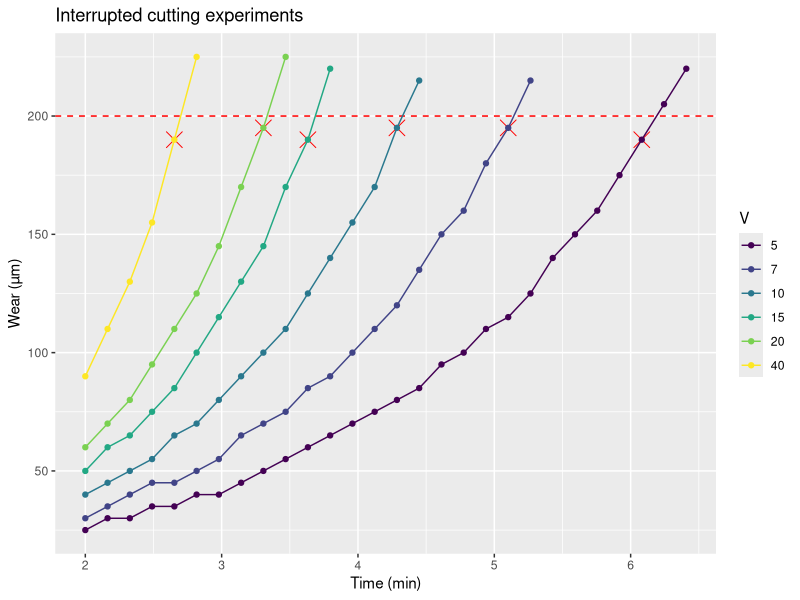
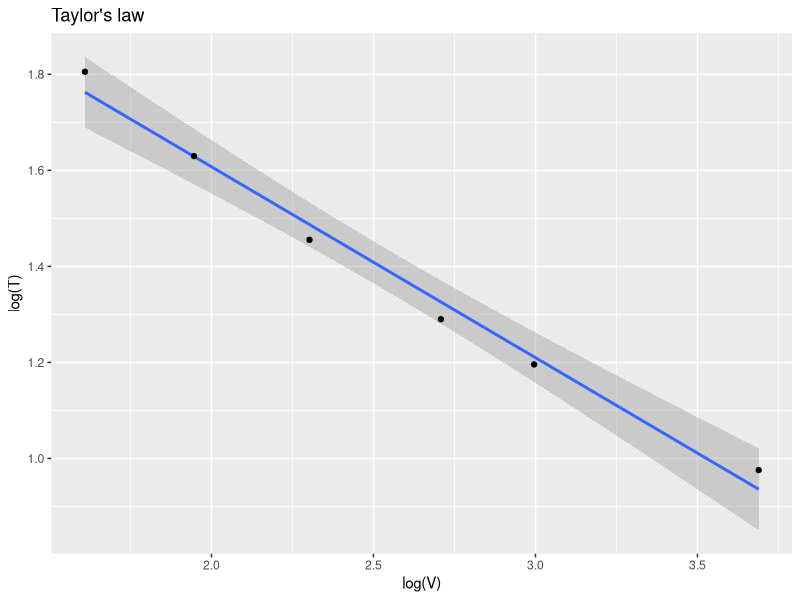
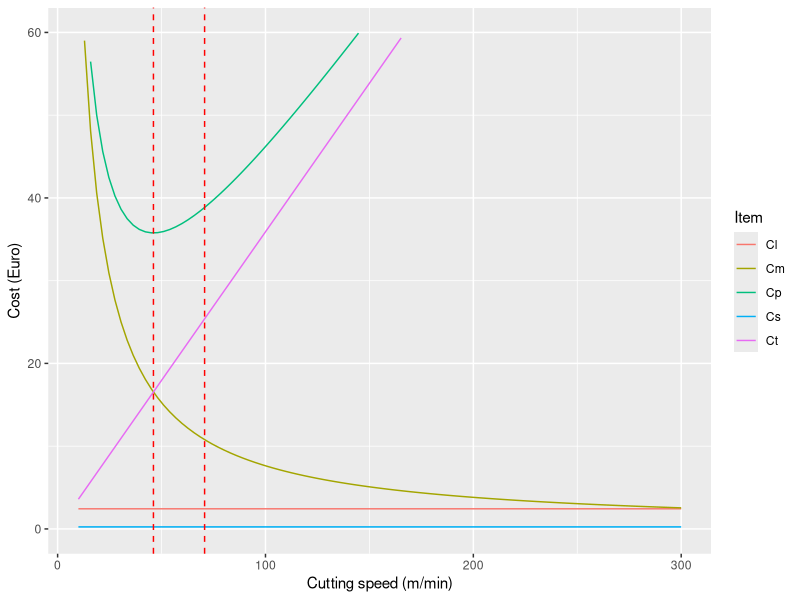
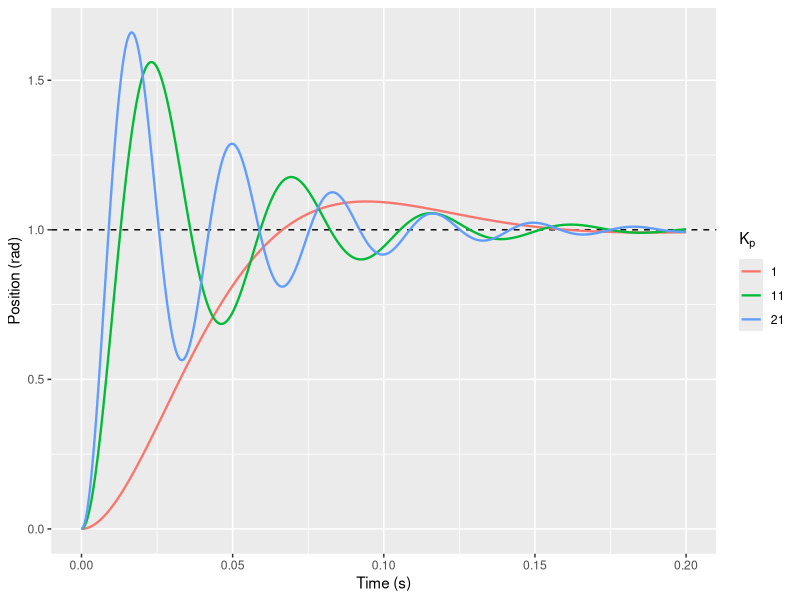
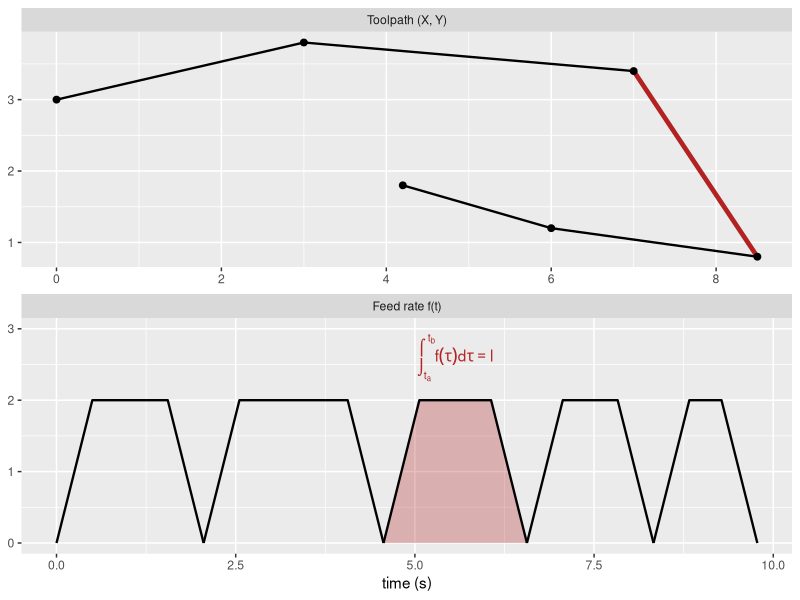
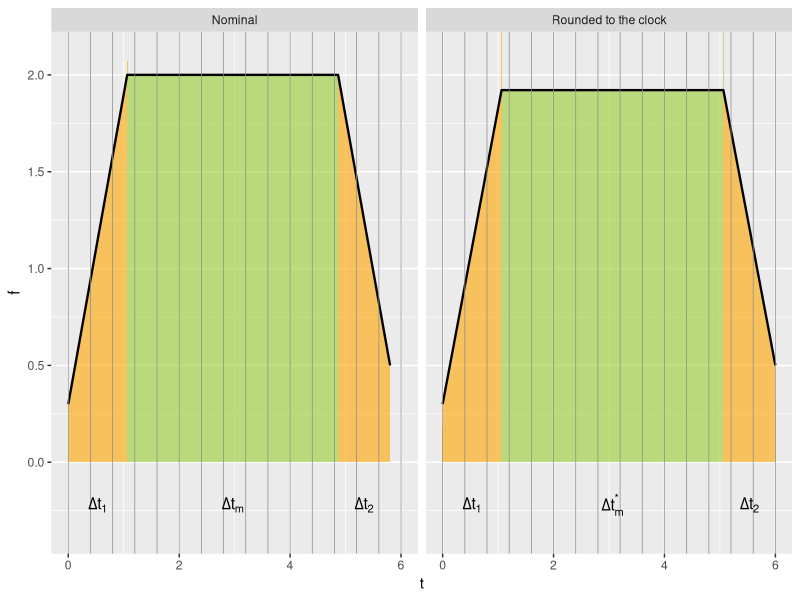
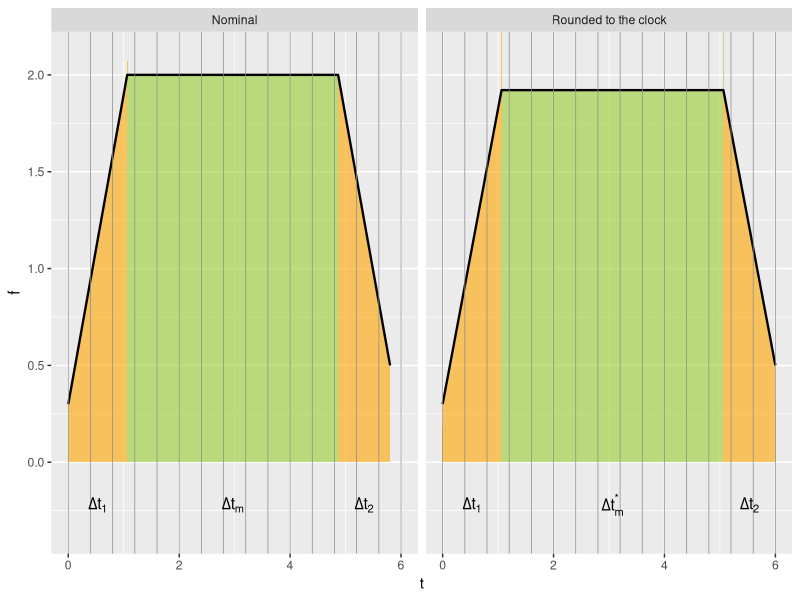
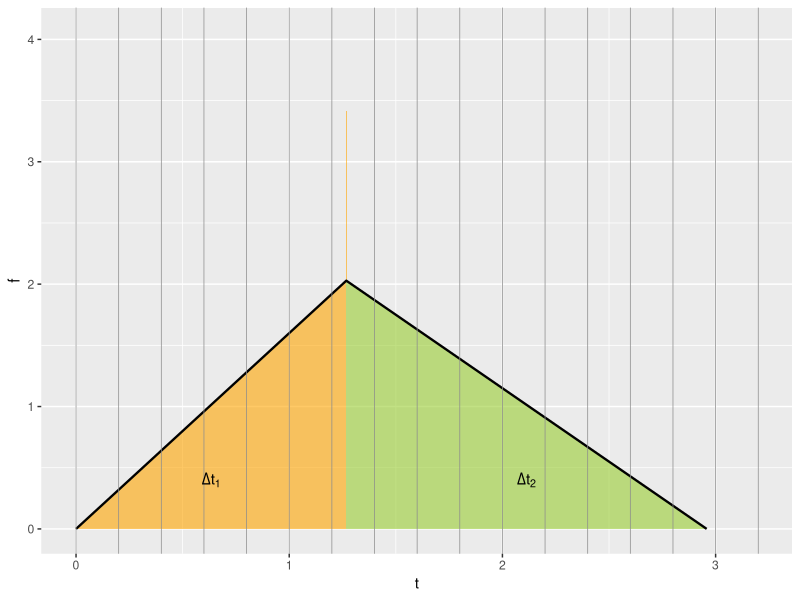

Generate these figures, in order, with R:
## ---- chunk 1
#| include: false
options(width = 60)
knitr::opts_chunk$set(
  echo = FALSE,
  warning = FALSE
)
set.seed(0)
library(tidyverse)
## ---- chunk 2
set.seed(0)
wc <- 200
round_next <- function(x, d) round(x/d) * d
w <- function(t,v, k=0.2, a=10) a*v^(k*t)
life <- function(v, wmax, k=0.2) uniroot(\(x) w(x, v, k) - wmax, interval=c(0, 1e5))$root
vels <- c(5, 7, 10, 15, 20, 40)

df <- expand.grid(
  T = seq(2, 10, length.out=50),
  V = vels
) %>%
  mutate(w = w(T, V, k=0.3)) %>% 
  mutate(w = round_next(w, 5)) %>% 
  filter(w <= wc + 30) 

df_l <- df %>% 
  filter(w <= wc) %>% 
  group_by(V) %>% 
  summarise(T = T[which.max(w)], w=max(w))

df %>% 
  mutate(V=factor(V)) %>% 
  ggplot(aes(x=T, y=w, group=V, color=V)) + 
  geom_point(data=df_l, aes(x=T, y=w), color="red", shape=4, size=5) +
  geom_hline(yintercept=wc, color="red", linetype=2) +
  geom_point() +
  geom_line() +
  scale_color_viridis_d(breaks=vels) +
  labs(x="Time (min)", y="Wear (µm)", title="Interrupted cutting experiments")
## ---- chunk 3
df_l %>% 
  ggplot(aes(x=log(V), y=log(T))) +
  geom_smooth(method="lm", formula=y~x) +
  geom_point() + 
  labs(title = "Taylor's law")
## ---- chunk 4
L <- 100
D <- 50
f <- 0.5
Lm <- 1
Om <- 0.7
Cs <- 1
Cl <- 1
K <- 50
n <- 0.5
Ct0 <- 2
Cs <- 10*(Lm + Om)
Cl <- 100*(Lm + Om)
Tm <- function(V) (pi * L * D) / (f*V)
Np <- function(V) (K/V)^(1/n)/Tm(V)
Ct <- function(V) Ct0/Np(V)
Cm <- function(V) Tm(V) * (Lm + Om)

Voc <- (K*(Lm+Om)^n)/((1/n-1)*Ct0)^n
Vot <- K/((1/n-1)*0.5)^n

tibble(
  V = seq(10, 300, length.out=100),
  Cs = Cs,
  Cl = Cl,
  Cm = Cm(V),
  Ct = Ct(V),
  Cp = Cm + Ct + Cs + Cl
) %>% 
  pivot_longer(-V, names_to = "Item", values_to = "Cost") %>% 
  mutate(Cost = Cost/70) %>% 
  ggplot(aes(x=V)) + 
  geom_line(aes(y=Cost, color=Item)) + 
  geom_vline(xintercept=c(Voc, Vot), linetype=2, color="red") + 
  ylim(c(0, 60)) + 
  labs(x="Cutting speed (m/min)", y="Cost (Euro)")
## ---- chunk 5
#| fig-width: 5.5
#| fig-height: 3.6
#| out-width: "443px"
#| out-height: "290px"
#| fig-align: center
# P-controlled position loop, G(s) = k / (s (tau s + 1)): closed-loop step response
step_response <- function(t, Kp, k = 34.7, tau = 0.02) {
  wn <- sqrt(Kp * k / tau)
  zeta <- 1 / (2 * sqrt(Kp * k * tau))
  wd <- wn * sqrt(1 - zeta^2)
  1 - exp(-zeta * wn * t) * (cos(wd * t) + zeta / sqrt(1 - zeta^2) * sin(wd * t))
}
expand_grid(t = seq(0, 0.2, length.out = 500), Kp = c(1, 11, 21)) %>%
  mutate(theta = step_response(t, Kp), Kp = factor(Kp)) %>%
  ggplot(aes(x = t, y = theta, color = Kp)) +
  geom_hline(yintercept = 1, linetype = 2) +
  geom_line(linewidth = 0.8) +
  labs(x = "Time (s)", y = "Position (rad)", color = quote(K[p]))
## ---- chunk 6
#| include: false
# Helpers for the profiling and look-ahead plots of this section

# Trapezoidal feed profile of a block on a discrete clock (period tq):
# the block duration is rounded up to a multiple of tq and f_m reduced accordingly
quantize_block <- function(l, fm, a, d, fs, fe, tq) {
  t1 <- (fm - fs) / a
  t2 <- (fm - fe) / d
  tm <- l / fm - t1 * (fm + fs) / (2 * fm) - t2 * (fe + fm) / (2 * fm)
  dt <- t1 + tm + t2
  dts <- (floor(dt / tq) + 1) * tq
  tms <- tm + dts - dt
  fms <- (2 * l - fs * t1 - fe * t2) / (t1 + t2 + 2 * tms)
  list(t1 = t1, t2 = t2, tm = tm, tms = tms, fm = fm, fms = fms, fs = fs, fe = fe, tq = tq, dts = dts)
}

profile_phases <- function(t1, tm, t2, fs, fm, fe) tibble(
  t = c(0, t1, t1, t1 + tm, t1 + tm, t1 + tm + t2),
  f = c(fs, fm, fm, fm, fm, fe),
  phase = rep(c("acc", "const", "dec"), each = 2)
)

plot_clock <- function(q = quantize_block(l = 10, fm = 2, a = 1.6, d = 1.6, fs = 0.3, fe = 0.5, tq = 0.4)) {
  prof <- bind_rows(
    `Nominal` = profile_phases(q$t1, q$tm, q$t2, q$fs, q$fm, q$fe),
    `Rounded to the clock` = profile_phases(q$t1, q$tms, q$t2, q$fs, q$fms, q$fe),
    .id = "which"
  )
  lab <- prof %>%
    group_by(which, phase) %>%
    summarise(t = mean(t), .groups = "drop") %>%
    mutate(label = case_when(
      phase == "acc" ~ "Delta*t[1]", phase == "dec" ~ "Delta*t[2]",
      which == "Nominal" ~ "Delta*t[m]", TRUE ~ "Delta*t[m]^'*'"))
  ggplot(prof, aes(t, f)) +
    geom_area(aes(fill = phase), alpha = 0.6, show.legend = FALSE) +
    geom_line(linewidth = 0.8) +
    geom_vline(xintercept = seq(0, q$dts, by = q$tq), color = "gray55", linewidth = 0.25) +
    geom_text(data = lab, aes(y = -0.22, label = label), parse = TRUE, size = 4) +
    scale_fill_manual(values = c(acc = "orange", const = "yellowgreen", dec = "orange")) +
    facet_wrap(~which) +
    coord_cartesian(ylim = c(-0.35, 2.1)) +
    labs(x = "t", y = "f")
}

# Look-ahead, one block in curvilinear abscissa, constant acc/dec a:
# fwd: forward step (accelerations only), bwd: backward step (decelerations only),
# final: resulting profile from (s0, vi) to (sf, vf) with nominal feed vm
la_block <- function(vi, vm, vf, sf = 5, a = 15, n = 400) {
  sq <- function(x) sqrt(pmax(x, 0))
  tibble(s = seq(0, sf, length.out = n)) %>%
    mutate(
      acc_vi = sqrt(vi^2 + 2 * a * s),
      dec_vf = sqrt(vf^2 + 2 * a * (sf - s)),
      dec_vi = sq(vi^2 - 2 * a * s),
      acc_vf = sq(vf^2 - 2 * a * (sf - s)),
      fwd = pmin(acc_vi, pmax(vm, acc_vf)),
      bwd = pmin(dec_vf, pmax(vm, dec_vi)),
      final = pmin(acc_vi, dec_vf, pmax(vm, dec_vi, acc_vf))
    )
}

la_plot <- function(vi, vm, vf, sf = 5, a = 15, steps = "fwd", ymax = 11) {
  b <- la_block(vi, vm, vf, sf, a)
  s <- seq(0, 5.5, length.out = 300)
  guides <- bind_rows(
    tibble(s = s, v = sqrt(vi^2 + 2 * a * s), g = "acc_vi"),
    tibble(s = s, v = suppressWarnings(sqrt(vf^2 - 2 * a * (sf - s))), g = "acc_vf"),
    tibble(s = s, v = suppressWarnings(sqrt(-2 * a * (sf - s))), g = "stop")
  ) %>% filter(!is.na(v))
  s1 <- (vm^2 - vi^2) / (2 * a)
  s2 <- sf - (vf^2 - vm^2) / (2 * a)
  lab <- tribble(
    ~s, ~v, ~label, ~hjust,
    0, vi + 0.8, "(s[0]*','~v[i])", -0.1,
    sf, vf + 0.8, "(s[f]*','~v[f])", 1.05,
    sf, 0.6, "(s[f]*','~0)", 1.1
  )
  marks <- tibble(s = c(s1, s2), v = vm, label = c("(s[1]*','~v[m])", "(s[2]*','~v[m])")) %>%
    filter(s > 0, s < sf)
  p <- ggplot(b, aes(x = s)) +
    geom_hline(yintercept = vm, linetype = 2, color = "gray40") +
    geom_vline(xintercept = sf, linetype = 2, color = "gray40") +
    geom_line(data = guides, aes(y = v, group = g), linetype = 2, linewidth = 0.3, color = "gray30") +
    geom_line(aes(y = fwd), linewidth = 1.2, color = "firebrick")
  if ("bwd" %in% steps)
    p <- p + geom_line(aes(y = bwd), linewidth = 1.2, color = "forestgreen", linetype = "22")
  p +
    geom_point(data = tibble(s = c(0, sf), v = c(vi, vf)), aes(y = v),
               shape = 4, size = 4, stroke = 1.5, color = "firebrick") +
    geom_point(data = marks, aes(y = v), shape = 21, fill = "white", size = 2.5) +
    geom_text(data = marks, aes(y = v + 0.9, label = label), parse = TRUE, size = 3.6) +
    geom_text(data = lab, aes(y = v, label = label, hjust = hjust), parse = TRUE, size = 3.6) +
    coord_cartesian(xlim = c(-0.5, 5.5), ylim = c(-0.5, ymax), expand = FALSE) +
    labs(x = "s", y = quote(v == dot(s)))
}
## ---- chunk 7
# toolpath made of 5 blocks, each with its own trapezoidal profile (stop at the corners)
trapz_pts <- function(l, fm = 2, a = 4) {
  t1 <- fm / a
  tm <- l / fm - t1
  tibble(t = c(0, t1, t1 + tm, 2 * t1 + tm), f = c(0, fm, fm, 0))
}
path <- tibble(x = c(0, 3, 7, 8.5, 6, 4.2), y = c(3, 3.8, 3.4, 0.8, 1.2, 1.8))
hl <- 3   # highlighted block
prof <- path %>%
  mutate(l = sqrt((lead(x) - x)^2 + (lead(y) - y)^2)) %>%
  filter(!is.na(l)) %>%
  mutate(id = row_number(), tp = map(l, trapz_pts),
         t0 = lag(cumsum(map_dbl(tp, ~ max(.$t))), default = 0)) %>%
  unnest(tp) %>%
  mutate(t = t + t0)
panels <- c("Toolpath (X, Y)", "Feed rate f(t)")
bind_rows(
  path %>% transmute(panel = panels[1], h = x, v = y, id = c(1:5, 5)),
  prof %>% transmute(panel = panels[2], h = t, v = f, id = id)
) %>%
  mutate(panel = factor(panel, levels = panels)) %>%
  ggplot(aes(h, v)) +
  geom_area(data = ~ filter(.x, panel == panels[2], id == hl), fill = "firebrick", alpha = 0.3) +
  geom_line(data = ~ filter(.x, panel == panels[2]), aes(group = id), linewidth = 0.8) +
  geom_path(data = ~ filter(.x, panel == panels[1]), linewidth = 0.8) +
  geom_path(data = ~ filter(.x, panel == panels[1]) %>% slice(hl:(hl + 1)), linewidth = 1.6, color = "firebrick") +
  geom_point(data = ~ filter(.x, panel == panels[1]), size = 2) +
  geom_text(data = tibble(panel = factor(panels[2], levels = panels), h = mean(range(prof$t[prof$id == hl])), v = 2.6),
            label = "integral(f(tau)*d*tau, t[a], t[b]) == l", parse = TRUE, color = "firebrick") +
  geom_blank(data = tibble(panel = factor(panels[2], levels = panels), h = 0, v = 3)) +
  facet_wrap(~panel, scales = "free", nrow=2) +
  labs(x = c("time (s)", "X"), y = NULL)
## ---- chunk 8
#| fig-width: 10
#| fig-height: 2.4
#| out-width: "792px"
#| out-height: "190px"
#| fig-align: center
plot_clock()
## ---- chunk 9
#| fig-width: 10
#| fig-height: 2.4
#| out-width: "792px"
#| out-height: "190px"
#| fig-align: center
plot_clock()
## ---- chunk 10
#| fig-width: 4
#| fig-height: 2.67
#| out-width: "300px"
#| out-height: "200px"
#| fig-align: center
# short block: Delta t_m <= 0, the feed never reaches f_m
a <- 1.6; d <- 1.2; l <- 3
t1 <- sqrt(2 * l / (a + a^2 / d)); t2 <- a / d * t1
tibble(t = c(0, t1, t1, t1 + t2), f = c(0, a * t1, a * t1, 0), phase = rep(c("acc", "dec"), each = 2)) %>%
  ggplot(aes(t, f)) +
  geom_area(aes(fill = phase), alpha = 0.6, show.legend = FALSE) +
  geom_line(linewidth = 0.8) +
  geom_vline(xintercept = seq(0, 3.2, by = 0.2), color = "gray55", linewidth = 0.25) +
  annotate("text", x = c(t1 / 2, t1 + t2 / 2), y = 0.4, label = c("Delta*t[1]", "Delta*t[2]"), parse = TRUE) +
  scale_fill_manual(values = c(acc = "orange", dec = "yellowgreen")) +
  labs(x = "t", y = "f")
## ---- chunk 11
#| fig-width: 3.6
#| fig-height: 5
#| out-width: "310px"
#| out-height: "431px"
#| fig-align: center
# feed profile and normalised curvilinear abscissa lambda(t) = s(t) / l
t1 <- 1; tm <- 2; t2 <- 1
tibble(t = seq(0, t1 + tm + t2, length.out = 400)) %>%
  mutate(`f(t)` = pmin(t / t1, 1, (t1 + tm + t2 - t) / t2),
         `lambda(t)` = cumsum(`f(t)`) / sum(`f(t)`)) %>%
  pivot_longer(-t) %>%
  ggplot(aes(t, value)) +
  geom_vline(xintercept = c(t1, t1 + tm), linetype = 2, color = "gray40") +
  geom_line(linewidth = 0.9) +
  facet_wrap(~name, ncol = 1, scales = "free_y", labeller = label_parsed, strip.position = "left") +
  labs(x = "t (s)", y = NULL) +
  theme(strip.placement = "outside")
## ---- chunk 12
#| fig-width: 7
#| fig-height: 4.6
#| out-width: "654px"
#| out-height: "430px"
#| fig-align: center
# jerk-limited profile: 7 phases (jerk +j, 0, -j, cruise, -j, 0, +j)
fm <- 1; amax <- 1; j <- 4; tm <- 1; dt <- 0.001
tj <- amax / j; ta <- fm / amax - tj
phases <- c(tj, ta, tj, tm, tj, ta, tj)
jerk <- c(j, 0, -j, 0, -j, 0, j)
bounds <- cumsum(c(0, phases))
tibble(t = seq(0, sum(phases), by = dt)) %>%
  mutate(j = jerk[findInterval(t, bounds, rightmost.closed = TRUE)],
         a = cumsum(j) * dt, f = cumsum(a) * dt) %>%
  pivot_longer(-t) %>%
  mutate(name = factor(name, levels = c("f", "a", "j"), labels = c("f", "a", "dot(a)"))) %>%
  ggplot(aes(t, value)) +
  geom_vline(xintercept = bounds, linetype = 2, color = "gray40", linewidth = 0.3) +
  geom_line(linewidth = 0.9, color = "firebrick") +
  facet_wrap(~name, ncol = 1, scales = "free_y", labeller = label_parsed, strip.position = "left") +
  labs(x = "t (s)", y = NULL) +
  theme(strip.placement = "outside")
## ---- chunk 13
#| fig-align: center
# blocks: length, nominal feed and angle with the next block (deg)
blk <- tibble(l = c(5, 5, 3, 11, 6, 1, 1), f = c(8, 8, 7, 3, 7, 7, 7), alpha = c(40, 10, 0, 0, 0, 0, 90)) %>%
  mutate(s0 = lag(cumsum(l), default = 0), s1 = cumsum(l),
         vf = if_else(row_number() == n(), 0, (f + lead(f)) / 2 * cos(alpha * pi / 180)),
         vf = pmin(vf, f, lead(f, default = 0)))
first <- la_block(0, blk$f[1], blk$vf[1], sf = blk$l[1])
ggplot(blk) +
  geom_segment(aes(x = s0, xend = s1, y = f, yend = f), linetype = 2, linewidth = 0.8) +
  geom_segment(aes(x = s1, xend = s1, y = 0, yend = pmax(f, lead(f, default = 0))), linetype = 3) +
  geom_line(data = first, aes(s, final), color = "steelblue", linewidth = 1.6) +
  geom_point(data = bind_rows(tibble(s1 = 0, vf = 0), blk), aes(s1, vf), color = "firebrick", size = 3) +
  labs(x = "s", y = quote(v == dot(s)))
## ---- chunk 14
#| fig-width: 4.4
#| fig-height: 3
#| out-width: "520px"
#| out-height: "355px"
la_plot(1, 8, 9)
## ---- chunk 15
#| fig-width: 4.4
#| fig-height: 3
#| out-width: "520px"
#| out-height: "355px"
la_plot(1, 8, 5)
## ---- chunk 16
#| fig-width: 4.4
#| fig-height: 3
#| out-width: "520px"
#| out-height: "355px"
la_plot(9, 8, 9)
## ---- chunk 17
#| fig-width: 4.4
#| fig-height: 3
#| out-width: "520px"
#| out-height: "355px"
la_plot(9, 8, 5)
## ---- chunk 18
#| fig-width: 4.4
#| fig-height: 3
#| out-width: "520px"
#| out-height: "355px"
la_plot(1, 8, 5, sf = 1.5)
## ---- chunk 19
#| fig-width: 4.4
#| fig-height: 3
#| out-width: "520px"
#| out-height: "355px"
la_plot(1, 8, 9, sf = 1.5)
## ---- chunk 20
#| fig-width: 4.4
#| fig-height: 3
#| out-width: "520px"
#| out-height: "355px"
la_plot(7, 8, 9, sf = 1.5)
## ---- chunk 21
#| fig-width: 4.4
#| fig-height: 3
#| out-width: "520px"
#| out-height: "355px"
la_plot(7.5, 8, 6, sf = 1.5)
## ---- chunk 22
#| fig-width: 4.4
#| fig-height: 3
#| out-width: "520px"
#| out-height: "355px"
la_plot(0, 8, 5.3, steps = c("fwd", "bwd"))
## ---- chunk 23
#| fig-width: 4.4
#| fig-height: 3
#| out-width: "520px"
#| out-height: "355px"
la_plot(9, 8, 5, steps = c("fwd", "bwd"))
## ---- chunk 24
#| fig-width: 10
#| fig-height: 5.6
#| out-width: "964px"
#| out-height: "540px"
#| fig-align: center
# a = d = 10, sf = 5; red: forward step, green: backward step, gray: resulting profile
tribble(
  ~case, ~vi, ~vm, ~vf,
  "AMA", 2, 6, 9,      "A", 1, 10.5, 10.05,  "M", 6, 6, 6,
  "DMD", 9, 6, 2,      "D", 10, 10.5, 1,     "AMD", 2, 7, 2,
  "AD", 1, 10.5, 1,    "DA", 9, 4, 9,        "DMA", 9, 6, 9
) %>%
  mutate(case = fct_inorder(case), prof = pmap(list(vi, vm, vf), la_block, a = 10)) %>%
  unnest(prof) %>%
  ggplot(aes(x = s)) +
  geom_hline(aes(yintercept = vm), linetype = 2, color = "gray40") +
  geom_line(aes(y = final), linewidth = 3.5, color = "gray75", lineend = "round") +
  geom_line(aes(y = fwd), linewidth = 1, color = "firebrick") +
  geom_line(aes(y = bwd), linewidth = 1, color = "forestgreen", linetype = "22") +
  facet_wrap(~case, ncol = 3) +
  coord_cartesian(ylim = c(0, 11)) +
  labs(x = "s", y = quote(v == dot(s)))
## ---- chunk 25
# 90-degree corner at constant feed, each axis follows its command with a first-order lag (Kv)
corner <- function(feed, Kv = 40, dt = 1e-4, L = 2) {
  v <- feed / 60
  t <- seq(0, 2 * L / v + 0.2, by = dt)
  xc <- 40 + pmin(v * t - L, 0)
  yc <- -10 + pmax(v * t - L, 0)
  xa <- ya <- numeric(length(t))
  xa[1] <- xc[1] - v / Kv; ya[1] <- yc[1]
  for (i in 2:length(t)) {
    xa[i] <- xa[i - 1] + Kv * (xc[i - 1] - xa[i - 1]) * dt
    ya[i] <- ya[i - 1] + Kv * (yc[i - 1] - ya[i - 1]) * dt
  }
  e <- min(sqrt((xa - 40)^2 + (ya + 10)^2))
  tibble(x = xa, y = ya, F = sprintf("%d mm/min (error %.2f mm)", feed, e))
}
bind_rows(corner(500), corner(1500)) %>%
  ggplot(aes(x, y, color = F)) +
  geom_path(data = tibble(x = c(39.5, 40, 40), y = c(-10, -10, -9.5)), color = "black", linetype = 2) +
  geom_path(linewidth = 1) +
  coord_equal(xlim = c(39.5, 40.1), ylim = c(-10.1, -9.5)) +
  labs(x = "X (mm)", y = "Y (mm)", color = "Feed rate") +
  theme(legend.position = "bottom", legend.direction = "vertical")
## ---- chunk 26
#| layout-ncol: 2
#| fig-width: 5
#| fig-height: 4.2
#| out-width: "100%"
# simulated calibration of a 200 mm axis: 5 runs, measured every 10 mm
set.seed(1)
xs <- seq(0, 200, by = 10)
shape <- 1.5 * sin(xs / 25) + 0.8 * sin(xs / 9 + 1)
expand_grid(run = 1:5, x = xs) %>%
  mutate(straightness = shape[match(x, xs)] + rnorm(n(), sd = 0.6)) %>%
  ggplot(aes(x, straightness)) +
  geom_line(aes(group = run), color = "gray60") +
  geom_point(color = "gray40", size = 1) +
  stat_summary(fun.data = ~ tibble(ymin = mean(.x) - 2 * sd(.x), ymax = mean(.x) + 2 * sd(.x)),
               geom = "ribbon", alpha = 0.15, fill = "firebrick") +
  stat_summary(fun = mean, geom = "line", color = "firebrick", linewidth = 1) +
  labs(x = "Axis position (mm)", y = "Straightness (µm)", title = "Straightness residuals")
expand_grid(run = 1:5, dir = c("forward", "backward"), x = xs) %>%
  mutate(error = 0.025 * x + 0.8 * sin(x / 30) + if_else(dir == "forward", 1.2, -1.2) + rnorm(n(), sd = 0.3)) %>%
  ggplot(aes(x, error, color = dir)) +
  geom_point(size = 1, alpha = 0.6) +
  stat_summary(fun = mean, geom = "line", linewidth = 1) +
  labs(x = "Nominal position (mm)", y = "Positioning error (µm)", color = NULL,
       title = "Linearity (positioning) error") +
  theme(legend.position = "bottom")
